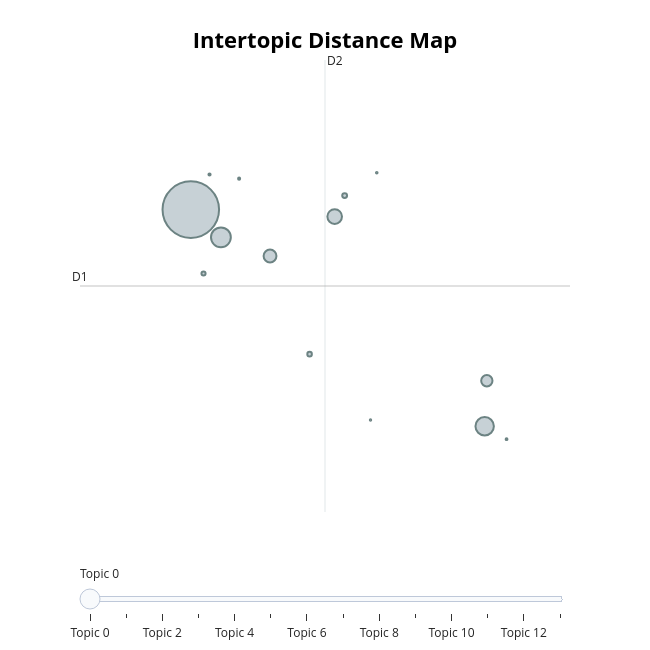
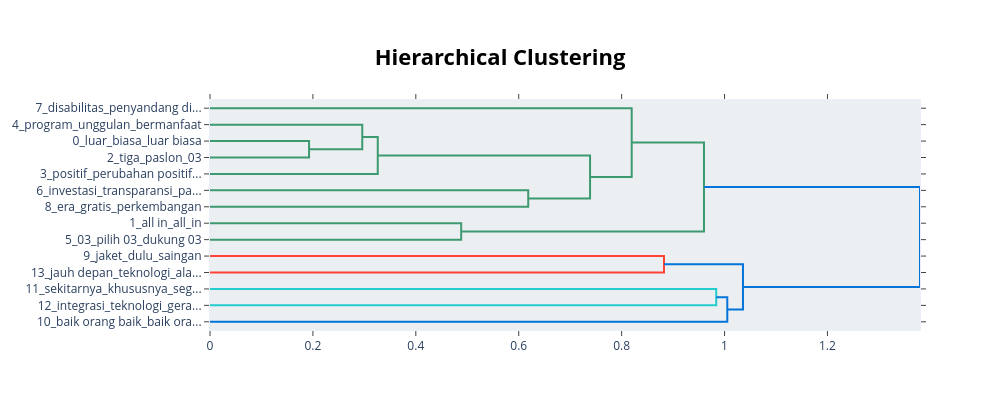
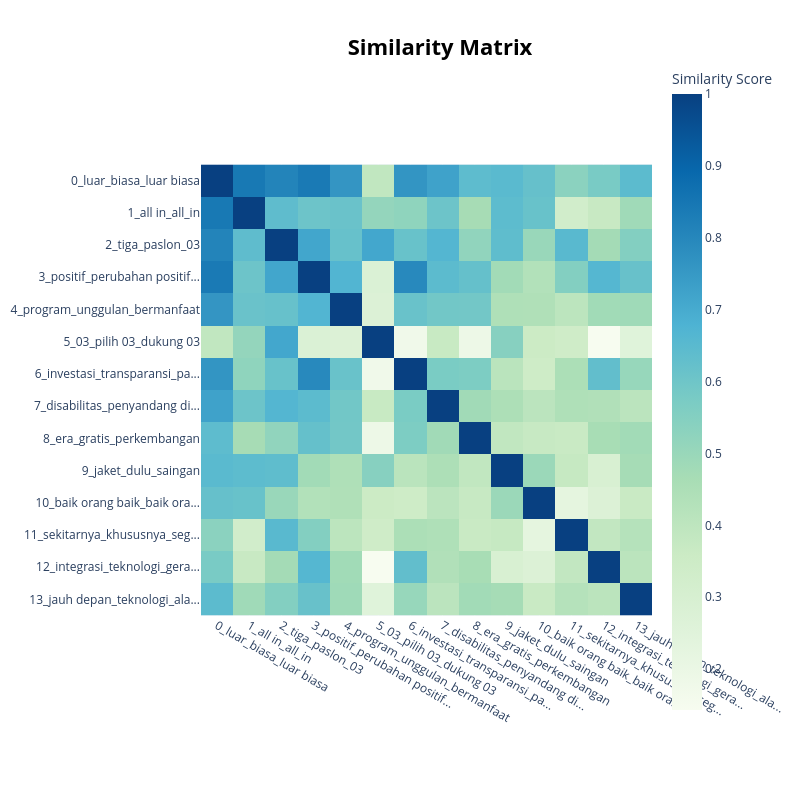

Notebook source saved alongside these figures, in order:
### Code cell
df_positive = df_03[df_03['predicted_label'] == 'POSITIVE']
run_topic_modeling(df_positive, group_name='POSITIVE')

### Figure 1 — Plotly figure (JSON) as saved in the notebook; plotly's stock layout.template omitted (floating-point values rounded to 4 significant figures)
{"data": [{"customdata": [[0, "luar | biasa | luar biasa | orang | hanya", 17409], [1, "all in | all | in | gaspol | gass", 2141], [2, "tiga | paslon | 03 | paslon 03 | salam", 1850], [3, "positif | perubahan positif | ekonomi | perubahan | membawa perubahan positif", 1162], [4, "program | unggulan | bermanfaat | melalui program | bagus", 899], [5, "03 | pilih 03 | dukung 03 | in 03 | all in 03", 697], [6, "investasi | transparansi | pasti lebih baik | pasti lebih | prioritas", 129], [7, "disabilitas | penyandang disabilitas | penyandang | kaum | peduli", 112], [8, "era | gratis | perkembangan | dunia | ekonomi", 92], [9, "jaket | dulu | saingan | satu lagi | 03 tuh", 26], [10, "baik orang baik | baik orang | baik indonesia | indonesia lebih baik | orang baik", 23], [11, "sekitarnya | khususnya | segala | dg | menyambut", 18], [12, "integrasi | teknologi | gerakcepat | gerakcepat gamabalikpapan | gamabalikpapan", 14], [13, "jauh depan | teknologi | alasan kenapa | inilah alasan | langkah tepat", 10]], "hovertemplate": "<b>Topic %{customdata[0]}</b><br>%{customdata[1]}<br>Size: %{customdata[2]}", "legendgroup": "", "marker": {"color": "#B0BEC5", "line": {"color": "DarkSlateGrey", "width": 2}, "size": [17409, 2141, 1850, 1162, 899, 697, 129, 112, 92, 26, 23, 18, 14, 10], "sizemode": "area", "sizeref": 10.88, "symbol": "circle"}, "mode": "markers", "name": "", "orientation": "v", "showlegend": false, "type": "scatter", "x": [-14.39, -13.8, -8.665, -11.59, -12.85, -8.623, -11.39, -12.08, -14.14, -14.02, -13.45, -8.238, -10.77, -10.89], "xaxis": "x", "y": [7.547, 7.255, 5.261, 7.474, 7.058, 5.741, 7.695, 6.022, 6.873, 7.918, 7.874, 5.124, 7.936, 5.327], "yaxis": "y"}], "layout": {"annotations": [{"showarrow": false, "text": "D1", "x": -16.55, "y": 6.741, "yshift": 10}, {"showarrow": false, "text": "D2", "x": -11.77, "xshift": 10, "y": 9.126}], "height": 650, "hoverlabel": {"bgcolor": "white", "font": {"family": "Rockwell", "size": 16}}, "legend": {"itemsizing": "constant", "tracegroupgap": 0}, "margin": {"t": 60}, "shapes": [{"line": {"color": "#CFD8DC", "width": 2}, "type": "line", "x0": -11.77, "x1": -11.77, "y0": 4.356, "y1": 9.126}, {"line": {"color": "#9E9E9E", "width": 2}, "type": "line", "x0": -16.55, "x1": -7.003, "y0": 6.741, "y1": 6.741}], "sliders": [{"active": 0, "pad": {"t": 50}, "steps": [{"args": [{"marker.color": [["red", "#B0BEC5", "#B0BEC5", "#B0BEC5", "#B0BEC5", "#B0BEC5", "#B0BEC5", "#B0BEC5", "#B0BEC5", "#B0BEC5", "#B0BEC5", "#B0BEC5", "#B0BEC5", "#B0BEC5"]]}], "label": "Topic 0", "method": "update"}, {"args": [{"marker.color": [["#B0BEC5", "red", "#B0BEC5", "#B0BEC5", "#B0BEC5", "#B0BEC5", "#B0BEC5", "#B0BEC5", "#B0BEC5", "#B0BEC5", "#B0BEC5", "#B0BEC5", "#B0BEC5", "#B0BEC5"]]}], "label": "Topic 1", "method": "update"}, {"args": [{"marker.color": [["#B0BEC5", "#B0BEC5", "red", "#B0BEC5", "#B0BEC5", "#B0BEC5", "#B0BEC5", "#B0BEC5", "#B0BEC5", "#B0BEC5", "#B0BEC5", "#B0BEC5", "#B0BEC5", "#B0BEC5"]]}], "label": "Topic 2", "method": "update"}, {"args": [{"marker.color": [["#B0BEC5", "#B0BEC5", "#B0BEC5", "red", "#B0BEC5", "#B0BEC5", "#B0BEC5", "#B0BEC5", "#B0BEC5", "#B0BEC5", "#B0BEC5", "#B0BEC5", "#B0BEC5", "#B0BEC5"]]}], "label": "Topic 3", "method": "update"}, {"args": [{"marker.color": [["#B0BEC5", "#B0BEC5", "#B0BEC5", "#B0BEC5", "red", "#B0BEC5", "#B0BEC5", "#B0BEC5", "#B0BEC5", "#B0BEC5", "#B0BEC5", "#B0BEC5", "#B0BEC5", "#B0BEC5"]]}], "label": "Topic 4", "method": "update"}, {"args": [{"marker.color": [["#B0BEC5", "#B0BEC5", "#B0BEC5", "#B0BEC5", "#B0BEC5", "red", "#B0BEC5", "#B0BEC5", "#B0BEC5", "#B0BEC5", "#B0BEC5", "#B0BEC5", "#B0BEC5", "#B0BEC5"]]}], "label": "Topic 5", "method": "update"}, {"args": [{"marker.color": [["#B0BEC5", "#B0BEC5", "#B0BEC5", "#B0BEC5", "#B0BEC5", "#B0BEC5", "red", "#B0BEC5", "#B0BEC5", "#B0BEC5", "#B0BEC5", "#B0BEC5", "#B0BEC5", "#B0BEC5"]]}], "label": "Topic 6", "method": "update"}, {"args": [{"marker.color": [["#B0BEC5", "#B0BEC5", "#B0BEC5", "#B0BEC5", "#B0BEC5", "#B0BEC5", "#B0BEC5", "red", "#B0BEC5", "#B0BEC5", "#B0BEC5", "#B0BEC5", "#B0BEC5", "#B0BEC5"]]}], "label": "Topic 7", "method": "update"}, {"args": [{"marker.color": [["#B0BEC5", "#B0BEC5", "#B0BEC5", "#B0BEC5", "#B0BEC5", "#B0BEC5", "#B0BEC5", "#B0BEC5", "red", "#B0BEC5", "#B0BEC5", "#B0BEC5", "#B0BEC5", "#B0BEC5"]]}], "label": "Topic 8", "method": "update"}, {"args": [{"marker.color": [["#B0BEC5", "#B0BEC5", "#B0BEC5", "#B0BEC5", "#B0BEC5", "#B0BEC5", "#B0BEC5", "#B0BEC5", "#B0BEC5", "red", "#B0BEC5", "#B0BEC5", "#B0BEC5", "#B0BEC5"]]}], "label": "Topic 9", "method": "update"}, {"args": [{"marker.color": [["#B0BEC5", "#B0BEC5", "#B0BEC5", "#B0BEC5", "#B0BEC5", "#B0BEC5", "#B0BEC5", "#B0BEC5", "#B0BEC5", "#B0BEC5", "red", "#B0BEC5", "#B0BEC5", "#B0BEC5"]]}], "label": "Topic 10", "method": "update"}, {"args": [{"marker.color": [["#B0BEC5", "#B0BEC5", "#B0BEC5", "#B0BEC5", "#B0BEC5", "#B0BEC5", "#B0BEC5", "#B0BEC5", "#B0BEC5", "#B0BEC5", "#B0BEC5", "red", "#B0BEC5", "#B0BEC5"]]}], "label": "Topic 11", "method": "update"}, {"args": [{"marker.color": [["#B0BEC5", "#B0BEC5", "#B0BEC5", "#B0BEC5", "#B0BEC5", "#B0BEC5", "#B0BEC5", "#B0BEC5", "#B0BEC5", "#B0BEC5", "#B0BEC5", "#B0BEC5", "red", "#B0BEC5"]]}], "label": "Topic 12", "method": "update"}, {"args": [{"marker.color": [["#B0BEC5", "#B0BEC5", "#B0BEC5", "#B0BEC5", "#B0BEC5", "#B0BEC5", "#B0BEC5", "#B0BEC5", "#B0BEC5", "#B0BEC5", "#B0BEC5", "#B0BEC5", "#B0BEC5", "red"]]}], "label": "Topic 13", "method": "update"}]}], "title": {"font": {"color": "Black", "size": 22}, "text": "<b>Intertopic Distance Map</b>", "x": 0.5, "xanchor": "center", "y": 0.95, "yanchor": "top"}, "width": 650, "xaxis": {"anchor": "y", "domain": [0, 1], "range": [-16.55, -7.003], "title": {"text": ""}, "visible": false}, "yaxis": {"anchor": "x", "domain": [0, 1], "range": [4.356, 9.126], "title": {"text": ""}, "visible": false}}}

### Figure 2 — Plotly figure (JSON) as saved in the notebook; plotly's stock layout.template omitted (floating-point values rounded to 4 significant figures)
{"data": [{"hoverinfo": "text", "marker": {"color": "rgb(61,153,112)"}, "mode": "lines", "type": "scatter", "x": [0.0, 0.1925, 0.1925, 0.0], "xaxis": "x", "y": [-25.0, -25.0, -35.0, -35.0], "yaxis": "y"}, {"hoverinfo": "text", "marker": {"color": "rgb(61,153,112)"}, "mode": "lines", "type": "scatter", "x": [0.0, 0.2959, 0.2959, 0.1925], "xaxis": "x", "y": [-15.0, -15.0, -30.0, -30.0], "yaxis": "y"}, {"hoverinfo": "text", "marker": {"color": "rgb(61,153,112)"}, "mode": "lines", "type": "scatter", "x": [0.2959, 0.326, 0.326, 0.0], "xaxis": "x", "y": [-22.5, -22.5, -45.0, -45.0], "yaxis": "y"}, {"hoverinfo": "text", "marker": {"color": "rgb(61,153,112)"}, "mode": "lines", "type": "scatter", "x": [0.0, 0.6184, 0.6184, 0.0], "xaxis": "x", "y": [-55.0, -55.0, -65.0, -65.0], "yaxis": "y"}, {"hoverinfo": "text", "marker": {"color": "rgb(61,153,112)"}, "mode": "lines", "type": "scatter", "x": [0.326, 0.7386, 0.7386, 0.6184], "xaxis": "x", "y": [-33.75, -33.75, -60.0, -60.0], "yaxis": "y"}, {"hoverinfo": "text", "marker": {"color": "rgb(61,153,112)"}, "mode": "lines", "type": "scatter", "x": [0.0, 0.8195, 0.8195, 0.7386], "xaxis": "x", "y": [-5.0, -5.0, -46.88, -46.88], "yaxis": "y"}, {"hoverinfo": "text", "marker": {"color": "rgb(61,153,112)"}, "mode": "lines", "type": "scatter", "x": [0.0, 0.4882, 0.4882, 0.0], "xaxis": "x", "y": [-75.0, -75.0, -85.0, -85.0], "yaxis": "y"}, {"hoverinfo": "text", "marker": {"color": "rgb(61,153,112)"}, "mode": "lines", "type": "scatter", "x": [0.8195, 0.96, 0.96, 0.4882], "xaxis": "x", "y": [-25.94, -25.94, -80.0, -80.0], "yaxis": "y"}, {"hoverinfo": "text", "marker": {"color": "rgb(255,65,54)"}, "mode": "lines", "type": "scatter", "x": [0.0, 0.8823, 0.8823, 0.0], "xaxis": "x", "y": [-95.0, -95.0, -105.0, -105.0], "yaxis": "y"}, {"hoverinfo": "text", "marker": {"color": "rgb(35,205,205)"}, "mode": "lines", "type": "scatter", "x": [0.0, 0.9838, 0.9838, 0.0], "xaxis": "x", "y": [-115.0, -115.0, -125.0, -125.0], "yaxis": "y"}, {"hoverinfo": "text", "marker": {"color": "rgb(0,116,217)"}, "mode": "lines", "type": "scatter", "x": [0.9838, 1.005, 1.005, 0.0], "xaxis": "x", "y": [-120.0, -120.0, -135.0, -135.0], "yaxis": "y"}, {"hoverinfo": "text", "marker": {"color": "rgb(0,116,217)"}, "mode": "lines", "type": "scatter", "x": [0.8823, 1.036, 1.036, 1.005], "xaxis": "x", "y": [-100.0, -100.0, -127.5, -127.5], "yaxis": "y"}, {"hoverinfo": "text", "marker": {"color": "rgb(0,116,217)"}, "mode": "lines", "type": "scatter", "x": [0.96, 1.38, 1.38, 1.036], "xaxis": "x", "y": [-52.97, -52.97, -113.8, -113.8], "yaxis": "y"}], "layout": {"autosize": false, "height": 410, "hoverlabel": {"bgcolor": "white", "font": {"family": "Rockwell", "size": 16}}, "hovermode": "closest", "plot_bgcolor": "#ECEFF1", "showlegend": false, "title": {"font": {"color": "Black", "size": 22}, "text": "<b>Hierarchical Clustering</b>", "x": 0.5, "xanchor": "center", "yanchor": "top"}, "width": 1000, "xaxis": {"mirror": "allticks", "rangemode": "tozero", "showgrid": false, "showline": true, "showticklabels": true, "ticks": "outside", "type": "linear", "zeroline": false}, "yaxis": {"mirror": "allticks", "range": [-140, 0], "rangemode": "tozero", "showgrid": false, "showline": true, "showticklabels": true, "tickmode": "array", "ticks": "outside", "ticktext": ["7_disabilitas_penyandang di...", "4_program_unggulan_bermanfaat", "0_luar_biasa_luar biasa", "2_tiga_paslon_03", "3_positif_perubahan positif...", "6_investasi_transparansi_pa...", "8_era_gratis_perkembangan", "1_all in_all_in", "5_03_pilih 03_dukung 03", "9_jaket_dulu_saingan", "13_jauh depan_teknologi_ala...", "11_sekitarnya_khususnya_seg...", "12_integrasi_teknologi_gera...", "10_baik orang baik_baik ora..."], "tickvals": [-5, -15, -25, -35, -45, -55, -65, -75, -85, -95, -105, -115, -125, -135], "type": "linear", "zeroline": false}}}

### Figure 3 — Plotly figure (JSON) as saved in the notebook; plotly's stock layout.template omitted (floating-point values rounded to 4 significant figures; data arrays with more than 128 entries replaced by an {"elided": "..."} marker saying what was removed)
{"data": [{"coloraxis": "coloraxis", "hovertemplate": "x: %{x}<br>y: %{y}<br>Similarity Score: %{z}<extra></extra>", "name": "0", "type": "heatmap", "x": ["0_luar_biasa_luar biasa", "1_all in_all_in", "2_tiga_paslon_03", "3_positif_perubahan positif...", "4_program_unggulan_bermanfaat", "5_03_pilih 03_dukung 03", "6_investasi_transparansi_pa...", "7_disabilitas_penyandang di...", "8_era_gratis_perkembangan", "9_jaket_dulu_saingan", "10_baik orang baik_baik ora...", "11_sekitarnya_khususnya_seg...", "12_integrasi_teknologi_gera...", "13_jauh depan_teknologi_ala..."], "xaxis": "x", "y": ["0_luar_biasa_luar biasa", "1_all in_all_in", "2_tiga_paslon_03", "3_positif_perubahan positif...", "4_program_unggulan_bermanfaat", "5_03_pilih 03_dukung 03", "6_investasi_transparansi_pa...", "7_disabilitas_penyandang di...", "8_era_gratis_perkembangan", "9_jaket_dulu_saingan", "10_baik orang baik_baik ora...", "11_sekitarnya_khususnya_seg...", "12_integrasi_teknologi_gera...", "13_jauh depan_teknologi_ala..."], "yaxis": "y", "z": {"elided": "14x14 float values"}}], "layout": {"coloraxis": {"colorbar": {"title": {"text": "Similarity Score"}}, "colorscale": [[0, "rgb(247,252,240)"], [0.125, "rgb(224,243,219)"], [0.25, "rgb(204,235,197)"], [0.375, "rgb(168,221,181)"], [0.5, "rgb(123,204,196)"], [0.625, "rgb(78,179,211)"], [0.75, "rgb(43,140,190)"], [0.875, "rgb(8,104,172)"], [1, "rgb(8,64,129)"]]}, "height": 800, "hoverlabel": {"bgcolor": "white", "font": {"family": "Rockwell", "size": 16}}, "legend": {"title": {"text": "Trend"}}, "margin": {"t": 60}, "showlegend": true, "title": {"font": {"color": "Black", "size": 22}, "text": "<b>Similarity Matrix</b>", "x": 0.55, "xanchor": "center", "y": 0.95, "yanchor": "top"}, "width": 800, "xaxis": {"anchor": "y", "constrain": "domain", "domain": [0, 1], "scaleanchor": "y"}, "yaxis": {"anchor": "x", "autorange": "reversed", "constrain": "domain", "domain": [0, 1]}}}
